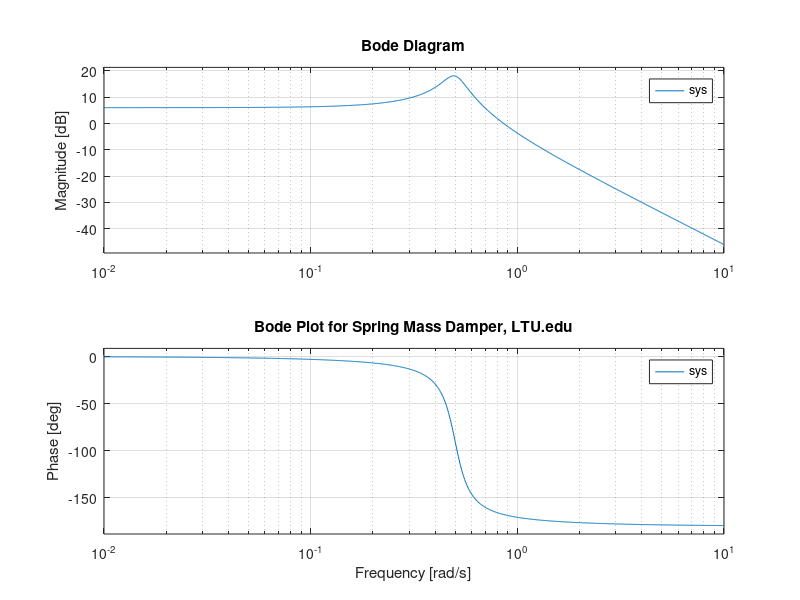

This chart was generated by the following MATLAB code: (Note: this script raises an error after producing the figure.)
% expected limits from step response
MaxY = 2.5
MinY = -2.5
EndTim = 80

% wheel circles
Wrad = 0:.02:2*pi;
Wx = 0.25*cos(Wrad);
Wy = 0.25*sin(Wrad);
DeltaT = 1/30;
Tim = 0:DeltaT:EndTim; %60; % time vector


Mass = 2;
K = .5;  % spring constant
B = .25;  % damping

zeta = B/(2*sqrt(Mass*K))
omegam = sqrt(K/Mass)
Gain=1/K

% input
% divide time window into 3 parts. 
t13 = find(Tim<(EndTim/3),1,'last');
t23 = find(Tim>(EndTim*2/3),1); 
% three different frequencies. 
F = zeros(size(Tim));
F(1:t13)=sin(0.1*Tim(1:t13));
F(t13:t23)=sin(0.6*Tim(t13:t23));
F(t23:end)=sin(1.5*Tim(t23:end));
% step
%F = ones(length(Tim));
%F = 2*sin(Tim);  % external force


%F = 2*chirp(Tim,.01,60,.3);

% initial values
X = zeros(length(Tim)); Xdot = zeros(length(Tim)); % cart center of grav
Fk = ones(length(Tim)).*K*X(1);
Fb = ones(length(Tim)).*B*Xdot(1);
Acg = ones(length(Tim)).*(F(1)- Fb(1) - Fk(1))./Mass; % acceleration


Ycg = 2;
% plot limits
Xmin = -10;
Xmax = 10;
Ymin = 0;
Ymax = 5;

 close all
 % draw the Bode
 scrsz = get(groot,'ScreenSize');
 HH = figure('Position',[50 50 scrsz(3)*.75 scrsz(4)*.75]);
sys = tf(1,[Mass, B, K])
 bode(sys)
grid on
title('Bode Plot for Spring Mass Damper, LTU.edu')

 writerObj = VideoWriter('xx1.avi')  % create movie file
 open(writerObj)
 
%  for ii = 1:60  % two seconds of video of Bode plot
%      
%      Mv = getframe(HH);
%     writeVideo(writerObj,Mv);  % capture as video
%  end

for ii = 2:length(Tim)
    
    % differential equations.....
    Fk(ii) = K*X(ii-1);
    Fb(ii) = B*Xdot(ii-1);

    Acg(ii) = (F(ii)- Fb(ii) - Fk(ii))./Mass; % acceleration
    Xdot(ii) = Xdot(ii-1) + Acg(ii)*DeltaT; % velocity
    X(ii) = X(ii-1) + Xdot(ii)*DeltaT;
    
    close all
    % draw the picture
    HH = figure('Position',[50 50 scrsz(3)*.75 scrsz(4)*.75]);
    subplot(2,1,1)
    plot(Tim(1:ii),F(1:ii),'k', Tim(1:ii),Acg(1:ii),'g',Tim(1:ii),Xdot(1:ii),'r',Tim(1:ii),X(1:ii),'b')
    grid on
    axis([0 max(Tim) MinY MaxY])
    legend('External Force','Acceleration','Velocity','Position')
    title('Spring Mass Damper Animation, LTU.edu')
    
    
     subplot(2,1,2)
    Xcg = X(ii);

    % Plot one frame...
    patch(Xcg+[-2 2 2 -2] ,Ycg+[1.5 1.5 -1.5 -1.5],'g') % cart
    hold on
    patch(Wx+Xcg-1.8, Wy+.25,'r'); % wheel
    patch(Wx+Xcg+1.8, Wy+.25,'r'); % wheel
    plot([-10 -10 20],[5 0 0],'k','LineWidth',4) % ground and wall.
  
    plot([-10, -9, -9:((+9 +Xcg-4)/9):Xcg-4, Xcg-4, Xcg-2],...
        Ycg+1+[0 0 0 .5 -.5 .5 -.5 .5 -.5 .5 -.5 0 0 0],'r','LineWidth',2) % spring
    
    plot([-10 -9],Ycg-.8+[0 0],'b',[-9 -9],Ycg-.8+[.5 -.5],'b',...
        [Xcg-15, Xcg-4,Xcg-4,Xcg-15,],Ycg-.8+[.6 .6 -.6 -.6],'b',...
        [ Xcg-4,Xcg-2],Ycg-.8+[0 0],'b','LineWidth',2)    %  damper
    % translate from axis units to normalized plot units
    %x1 = Xcg/(Xmax-Xmin);x2 = x1+1*F;
    %y1 = (Ycg+2)/(Ymax-Ymin);
    %annotation('arrow',[x1,x2],[y1 y1])
    
    axis([Xmin Xmax Ymin Ymax])
    hold off
    
    Mv = getframe(HH);
    writeVideo(writerObj,Mv);
    
end

 close all
%  % draw the Bode
%  HH = figure('Position',[50 50 scrsz(3)*.75 scrsz(4)*.75]);
% sys = tf(1,[Mass, B, K])
%  bode(sys)
% grid on
% title('Bode Plot for Spring Mass Damper, LTU.edu')
% 
%  for ii = 1:150  % five seconds of video of Bode plot
%      
%      Mv = getframe(HH);
%     writeVideo(writerObj,Mv);  % capture as video
%  end

close(writerObj);

% display all at once
% plot(Tim(1:ii),F(1:ii),'k', Tim(1:ii),Acg(1:ii),'g',Tim(1:ii),Xdot(1:ii),'r')

disp('Done')